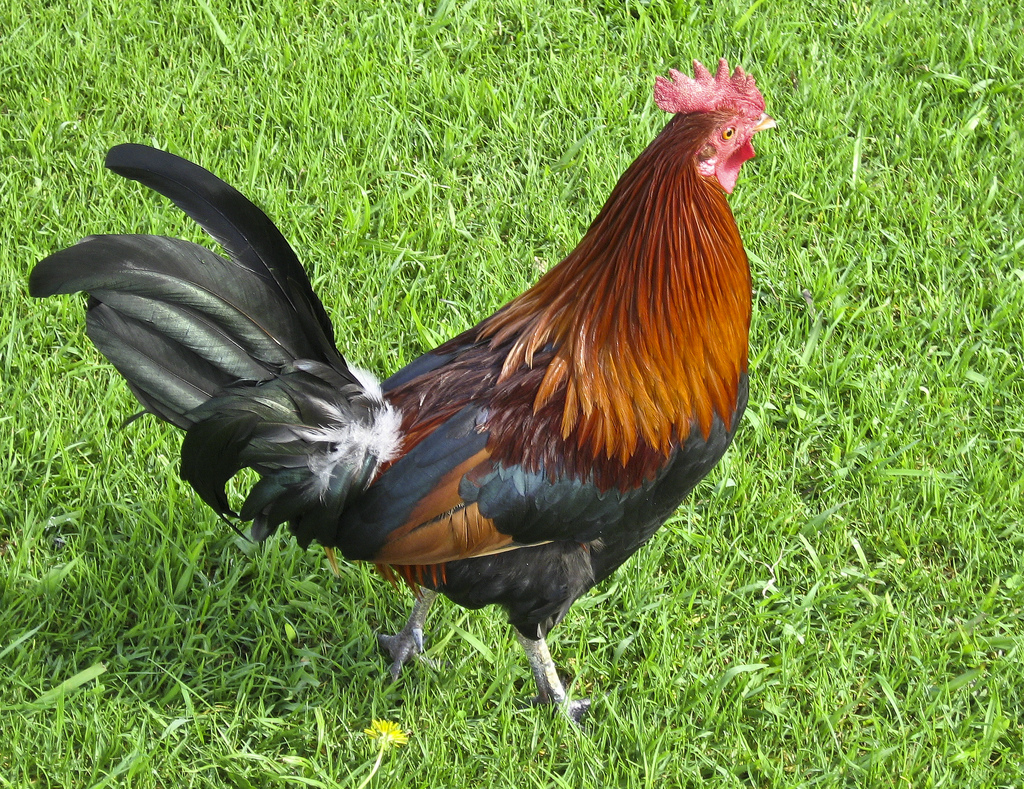
#> input picture XLTG_Bai07-main/Du_lieu_anh/Data/Chicken/03bc7fbc956b3a9a.jpg, 1024 x 789 px; its folder holds only this picture in this run
$ python training.py
#> lines starting #> are read from the running program, lines starting #| are printed output that depends on the picture
### XLTG_Bai07-main/Du_lieu_anh/preprocessing.py
import os
import cv2
import numpy as np

def load_images_and_labels(folder_path):
#> called with folder_path = 'Data/'
    images = []
    labels = []
    for label_folder in ["Chicken", "Duck"]:
        image_path = os.path.join(folder_path, label_folder)
        label_path = os.path.join(image_path, "Label")

        for filename in os.listdir(image_path):
            img_path = os.path.join(image_path, filename)
            if os.path.isfile(img_path) and not img_path.endswith("Label"):
                img = cv2.imread(img_path)
#> img is the input picture: shape (789, 1024, 3); mean B, G, R 67.1, 143.3, 118.3
                if img is not None:
                    img = cv2.resize(img, (255, 255))
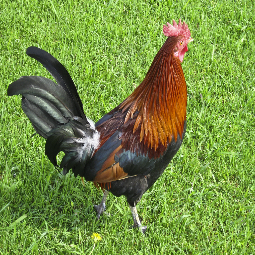
#> img: shape (255, 255, 3); mean B, G, R 67, 143.2, 118.2
                    images.append(img)
                    labels.append(label_folder)
#> pass 2 of the loop in load_images_and_labels, `for label_folder in ["Chicken", "Duck"]:`:
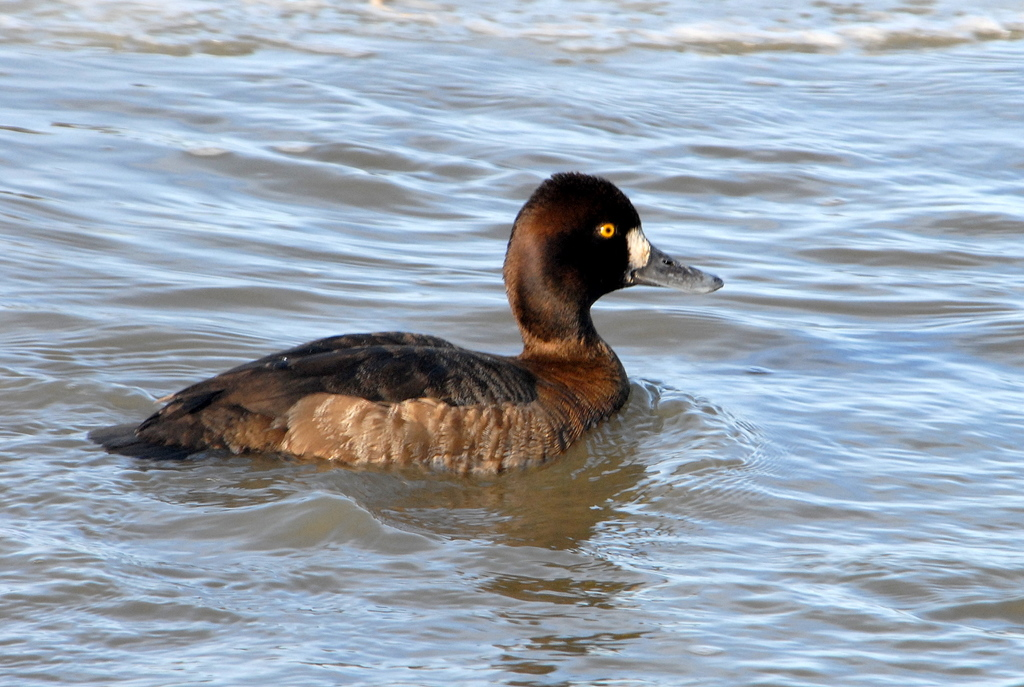
#> input picture XLTG_Bai07-main/Du_lieu_anh/Data/Duck/02b336d12bc20674.jpg, 1024 x 687 px
#> in load_images_and_labels, img is the input picture: shape (687, 1024, 3); mean B, G, R 178.7, 165.8, 154.3
#> in load_images_and_labels, `img = cv2.resize(img, (255, 255))`:
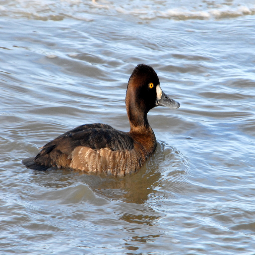
#> img: shape (255, 255, 3); mean B, G, R 178.6, 165.6, 154.2

    return np.array(images), np.array(labels)

### XLTG_Bai07-main/Du_lieu_anh/training.py
from sklearn.model_selection import train_test_split
from sklearn.neighbors import KNeighborsClassifier
from sklearn.svm import SVC
from sklearn.neural_network import MLPClassifier
import joblib
import preprocessing

def train_knn(X_train, y_train):
    knn = KNeighborsClassifier(n_neighbors=3)
    knn.fit(X_train, y_train)
    joblib.dump(knn, 'knn_model.pkl')
    return knn

def train_svm(X_train, y_train):
    svm = SVC(kernel='linear')
#> (the run stopped early here; a loop or call above may not have finished)
